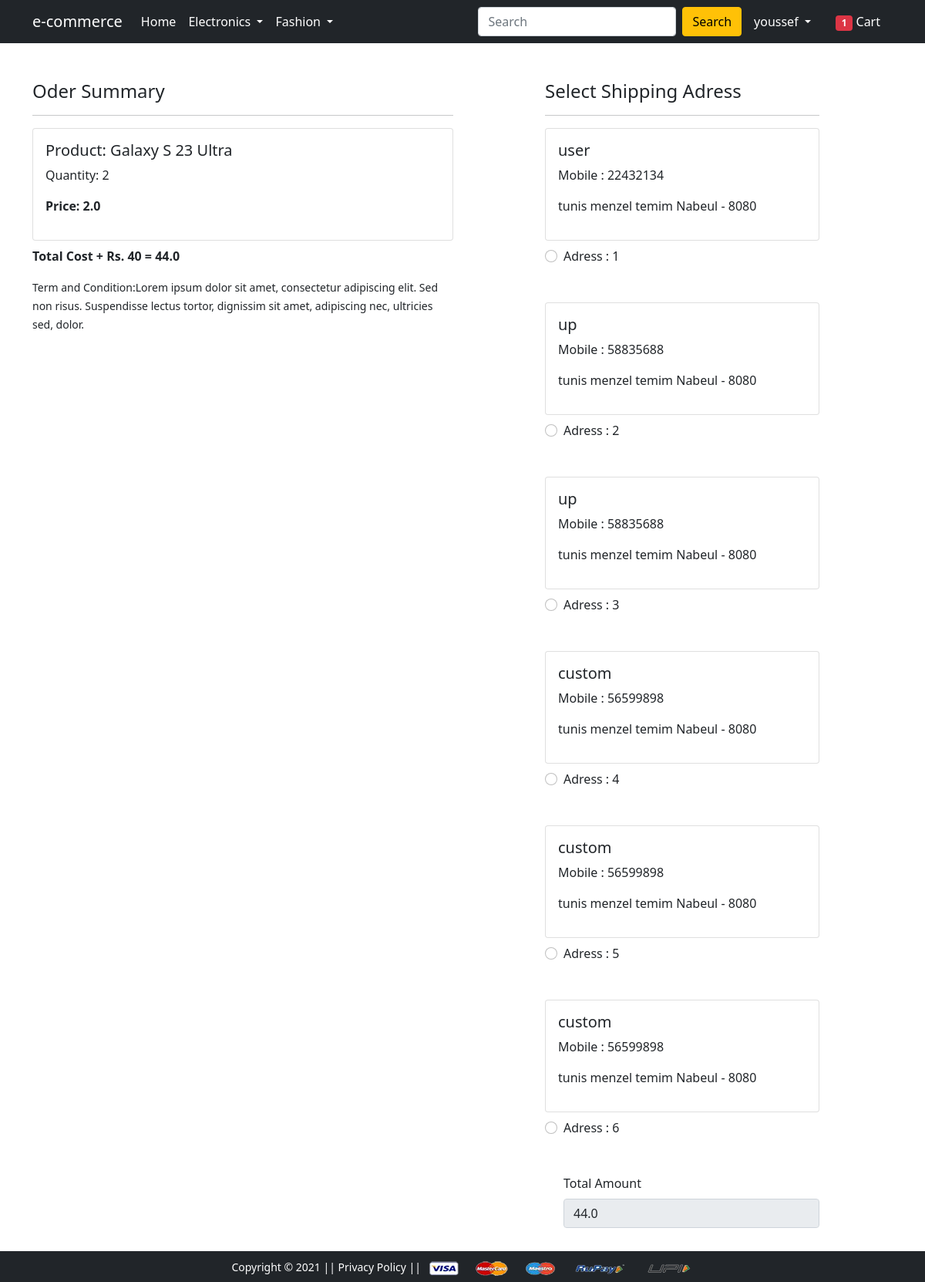
The page /checkout (signed in) on the database its author committed.
### app/models.py (models this page shows, shortened)
class Cart(models.Model):
    user = models.ForeignKey(User,on_delete=models.CASCADE)
    product = models.ForeignKey(Product,on_delete=models.CASCADE)
    quantity = models.PositiveBigIntegerField(default=1)

class Product(models.Model):
    title = models.CharField(max_length=100)
    selling_price = models.FloatField()
    discounted_price = models.FloatField()
    description = models.TextField()
    brand = models.CharField(max_length=100)
    category = models.CharField(choices=CATEGORY_CHOICES, max_length=2)
    product_image = models.ImageField(upload_to='product')

class Customer(models.Model):
    user = models.ForeignKey(User,on_delete=models.CASCADE)
    name = models.CharField(max_length=200)
    locality = models.CharField(max_length=200)
    city = models.CharField(max_length=50)
    mobile = models.IntegerField(default=0)
    zipcode = models.IntegerField()
    state = models.CharField(choices=STATE_CHOICES,max_length=100)

### app/views.py (the view, shortened to what this page needs)
# urls.py: path("checkout", views.checkout.as_view(), name="checkout"),
class checkout(View):
    def get(self,request):
        totalitem= 0
        if request.user.is_authenticated:
          totalitem = len(Cart.objects.filter(user=request.user))
        user = request.user
        add = Customer.objects.filter(user=user)
        cart_items = Cart.objects.filter(user=user)
        famount=0
        for p in cart_items:
            value = p.quantity * p.product.discounted_price
            famount = famount + value
        totalamount = famount + 40
        razoramount = int(totalamount * 100)
        client = razorpay.Client(auth=(settings.RAZOR_KEY_ID,settings.RAZOR_KEY_SECRET))
        data = {"amount": razoramount,"currency":"INR","receipt":"order_rcptid_12"}
        payment_response = client.order.create(data=data)
        print(payment_response)
        order_id = payment_response['id']
        order_status = payment_response['status']
        return render(request,'app/checkout.html',locals())

### app/templates/app/checkout.html (shortened to what this page needs)
{% extends 'app/base.html' %}
{% load static %}
{% block main-content %}
<div class="container">
     <div class="row mt-5">
        <div class="col-sm-6">
            <h4>Oder Summary</h4>
            <hr>
            {% for item in cart_items %}
            <div class="card mb-2">
                <div class="card-body">
                    <h5>Product: {{item.product.title}}</h5>
                    <p>Quantity: {{item.quantity}}</p>
                    <p class="fw-bold">Price: {{item.product.discounted_price}}</p>
                </div>
            </div>
                {% endfor %}
           <p class="fw-bold">Total Cost + Rs. 40 = {{totalamount}}</p>
             <small>Term and Condition:Lorem ipsum dolor sit amet, consectetur adipiscing elit. Sed non risus.
             Suspendisse lectus tortor, dignissim sit amet, adipiscing nec, ultricies sed, dolor.</small>
             </div>
                <div class="col-sm-4 offset-sm-1">
                    <h4>Select Shipping Adress</h4>
                    <hr>
                    <form method="post" id="myform">
                        {% for ad in add %}
                            <div class="card">
                                <div class="card-body">
                                    <h5>{{ad.name}}</h5>
                                    <p>Mobile : {{ad.mobile}}</p>
                                    <p>{{ad.locality}} {{ad.city}} {{ad.state}} - {{ad.zipcode}}</p>
                                </div>
                            </div>
                            <div class="form-check mt-2 mb-5">
                                <input class="form-check-input" type="radio" name="custid" id="custid{{forloop.counter}}" value="{{ad.id}}">
                                <label class="form-check-label fw-blod" for="custadd{{forloop.counter}}">
                                    Adress : {{forloop.counter}}</label>
                                </div>
                                {% endfor %}
                                <div class="form-check mb-3">
                                    <label for="totalamount" class="form-label">Total Amount</label>
                                    <input type="number" class="form-control" name="totalamount" value={{totalamount}} readonly>
                                </div>
                                <div class="text-end">
                                    <button id="rzp-button1" type="submit" class="btn btn-warning mt-3 px-5 fw-bold">Payment</button>
                                </div>
                           </form>
                        </div>
                    </div>
                </div>
{% endblock main-content %}

### app/templates/app/base.html (shortened to what this page needs)
<!doctype html>
{% load static %}
<html lang="en">
  <head>
    <link href="https://cdn.jsdelivr.net/npm/bootstrap@5.0.0-beta1/dist/css/bootstrap.min.css" rel="stylesheet">
    <link rel="stylesheet" href="{% static 'app/css/owl.carousel.min.css' %}">
    <link rel="stylesheet" href="{% static 'app/css/all.min.css' %}">
    <link rel="stylesheet" href="{% static 'app/css/style.css' %}">
  </head>
  <body>
    <nav class="navbar navbar-expand-lg navbar-dark bg-dark">
     <div class="container">
       <a class="navbar-brand" href="/">e-commerce</a>
       <div class="collapse navbar-collapse" id="navbarSupportedContent">
         <ul class="navbar-nav me-auto mb-2 mb-lg-0">
          {% if request.user.is_authenticated %}
           <li class="nav-item">
             <a class="nav-link active" aria-current="page" href="/">Home</a>
           </li>
           <li class="nav-item dropdown">
             <a class="nav-link dropdown-toggle text-white" href="#" id="electronicsDropdown" role="button" data-bs-toggle="dropdown" aria-expanded="false">
               Electronics
             </a>
           </li>
           <li class="nav-item dropdown">
             <a class="nav-link dropdown-toggle text-white" href="#" id="fashionDropdown" role="button" data-bs-toggle="dropdown" aria-expanded="false">
               Fashion
             </a>
           </li>
         </ul>
         <form class="d-flex" role="search" action="/search">
           <input class="form-control me-2" type="search" placeholder="Search" name="search" aria-label="Search">
           <button class="btn btn-warning" type="submit">Search</button>
         </form>
         <div>
          <ul class="navbar-nav me-auto mb-2 mb-lg-0">
           <li class="nav-item dropdown mx-2">
              <a class="nav-link dropdown-toggle text-white" href="#" id="profileDropdown" role="button" data-bs-toggle="dropdown" aria-expanded="false">
                {{request.user}}
              </a>
            </li>
            <li class="nav-item mx-2">
             <a href="{% url 'showcart' %}" class="nav-link text-white"><span class="badge bg-danger">{% if totalitem > 0 %} {{totalitem}} {% endif %}</span>  Cart </a>
            </li>
            {% endif %}
          </ul>
         </div>
       </div>
     </div>
    </nav>
    {% block main-content %} {% endblock main-content %}
    <footer class="container-fluid fixed-bottom bg-dark text-center p-2 mt-5 text-white">
        <small class="text-white">Copyright &copy; 2021 || Privacy Policy || </small>
        <img src="{% static 'app/images/payment.png' %}" alt="" srcset="" class="img-fluid" height="2px">
    </footer>
  </body>
</html>

### rows shown on the page
Cart: product "Galaxy S 23 Ultra", quantity "2", product.discounted_price "2.0"
Customer: name "user", mobile "22432134", locality "tunis", city "menzel temim", state "Nabeul", zipcode "8080"
Customer: name "up", mobile "58835688", locality "tunis", city "menzel temim", state "Nabeul", zipcode "8080"
Customer: name "up", mobile "58835688", locality "tunis", city "menzel temim", state "Nabeul", zipcode "8080"
Customer: name "custom", mobile "56599898", locality "tunis", city "menzel temim", state "Nabeul", zipcode "8080"
Customer: name "custom", mobile "56599898", locality "tunis", city "menzel temim", state "Nabeul", zipcode "8080"
Customer: name "custom", mobile "56599898", locality "tunis", city "menzel temim", state "Nabeul", zipcode "8080"

### other values the page prints
{{ request.user }} "youssef"
{{ totalitem }} "1"
{{ totalamount }} "44.0"
